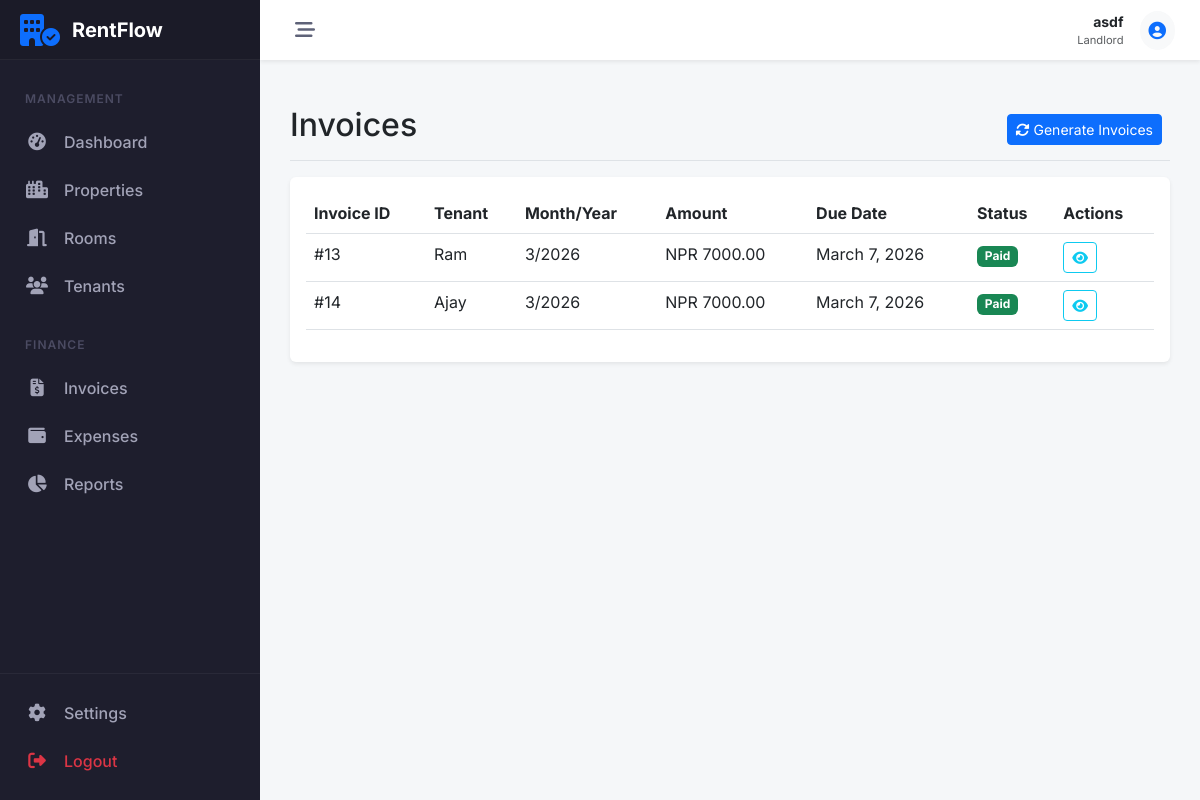
The page /payments/invoices/ (signed in) on the database its author committed.
### accounts/models.py (models this page shows, shortened)
class Profile(models.Model):
    ROLE_CHOICES = (
        ('LANDLORD', 'Landlord'),
        ('TENANT', 'Tenant'),
    )
    user = models.OneToOneField(User, on_delete=models.CASCADE, related_name='profile')
    role = models.CharField(max_length=10, choices=ROLE_CHOICES, default='TENANT', db_index=True)
    phone = models.CharField(max_length=15, blank=True)
    address = models.TextField(blank=True)
    needs_password_change = models.BooleanField(default=False)
    created_at = models.DateTimeField(auto_now_add=True)
    updated_at = models.DateTimeField(auto_now=True)

### payments/models.py (models this page shows, shortened)
class RentInvoice(models.Model):
    STATUS_CHOICES = (
        ('PENDING', 'Pending'),
        ('AWAITING', 'Awaiting Confirmation'),  # payment submitted by tenant but waiting for landlord
        ('PAID', 'Paid'),
        ('LATE', 'Late'),
    )
    tenancy = models.ForeignKey('properties.Tenancy', on_delete=models.CASCADE)
    month = models.IntegerField()
    year = models.IntegerField()
    amount = models.DecimalField(max_digits=10, decimal_places=2)
    due_date = models.DateField()
    status = models.CharField(max_length=10, choices=STATUS_CHOICES, default='PENDING', db_index=True)
    generated_at = models.DateTimeField(auto_now_add=True)
    class Meta:
        unique_together = ['tenancy', 'month', 'year']

### properties/models.py (models this page shows, shortened)
class Tenancy(models.Model):
    tenant = models.ForeignKey(User, on_delete=models.CASCADE, related_name='tenancies')
    room = models.ForeignKey(Room, on_delete=models.CASCADE, related_name='tenancies')
    start_date = models.DateField()
    end_date = models.DateField(null=True, blank=True)
    is_active = models.BooleanField(default=True, db_index=True)
    class Meta:
        verbose_name_plural = "Tenancies"

### payments/views.py (the view)
# urls.py: path('invoices/', InvoiceListView.as_view(), name='invoice_list'),
class InvoiceListView(ProfileRequiredMixin, ListView):
    model = RentInvoice
    template_name = 'payments/invoice_list.html'
    context_object_name = 'invoices'
    def get_queryset(self):
        user = self.request.user
        qs = RentInvoice.objects.select_related('tenancy__room__property', 'tenancy__tenant')
        if user.profile.role == 'LANDLORD':
            return qs.filter(tenancy__room__property__landlord=user).order_by('-year', '-month')
        else:
            return qs.filter(tenancy__tenant=user).order_by('-year', '-month')

### payments/views.py (called while the page is built)
    def test_func(self):
        return self.request.user.is_authenticated and hasattr(self.request.user, 'profile')

### payments/templates/payments/invoice_list.html (shortened to what this page needs)
{% extends 'core/base.html' %}
{% block content %}
<div class="d-flex justify-content-between flex-wrap flex-md-nowrap align-items-center pt-3 pb-2 mb-3 border-bottom">
    <h1 class="h2">Invoices</h1>
    {% if user.profile.role == 'LANDLORD' %}
    <div class="btn-toolbar mb-2 mb-md-0">
        <form action="{% url 'payments:generate_invoices' %}" method="post" class="me-2">
            <button type="submit" class="btn btn-sm btn-primary"><i class="fa-solid fa-rotate me-1"></i>Generate
                Invoices</button>
        </form>
    </div>
    {% endif %}
</div>
<div class="bg-white p-3 rounded shadow-sm">
    <div class="table-responsive">
        <table class="table table-hover">
            <thead>
                <tr>
                    <th>Invoice ID</th>
                    <th>{% if user.profile.role == 'LANDLORD' %}Tenant{% else %}Room{% endif %}</th>
                    <th>Month/Year</th>
                    <th>Amount</th>
                    <th>Due Date</th>
                    <th>Status</th>
                    <th>Actions</th>
                </tr>
            </thead>
            <tbody>
                {% for invoice in invoices %}
                <tr>
                    <td>#{{ invoice.id }}</td>
                    <td>
                        {% if user.profile.role == 'LANDLORD' %}
                        {{ invoice.tenancy.tenant.username }}
                        {% else %}
                        {{ invoice.tenancy.room.room_number }}
                        {% endif %}
                    </td>
                    <td>{{ invoice.month }}/{{ invoice.year }}</td>
                    <td>NPR {{ invoice.amount }}</td>
                    <td>{{ invoice.due_date }}</td>
                    <td>
                        {% if invoice.status == 'PAID' %}
                        <span class="badge bg-success">Paid</span>
                        {% elif invoice.status == 'AWAITING' %}
                        <span class="badge bg-info text-dark">Awaiting Confirmation</span>
                        {% elif invoice.status == 'LATE' %}
                        <span class="badge bg-danger">Late</span>
                        {% else %}
                        <span class="badge bg-warning text-dark">Pending</span>
                        {% endif %}
                    </td>
                    <td>
                        <div class="btn-group btn-group-sm">
                            <a href="{% url 'payments:invoice_detail' invoice.pk %}" class="btn btn-outline-info"
                                title="View">
                                <i class="fa-solid fa-eye"></i>
                            </a>
                        </div>
                    </td>
                </tr>
                {% empty %}
                <tr>
                    <td colspan="7" class="text-center py-4 text-muted">No invoices found.</td>
                </tr>
                {% endfor %}
            </tbody>
        </table>
    </div>
</div>
{% endblock %}

### core/templates/core/base.html (shortened to what this page needs)
<!DOCTYPE html>
<html lang="en">
<head>
    <link href="https://cdn.jsdelivr.net/npm/bootstrap@5.3.0/dist/css/bootstrap.min.css" rel="stylesheet">
    <link rel="stylesheet" href="https://cdnjs.cloudflare.com/ajax/libs/font-awesome/6.5.1/css/all.min.css">
</head>
<body>
    {% if user.is_authenticated %}
    <aside id="sidebar">
        <div class="sidebar-logo">
            <i class="fa-solid fa-building-circle-check fa-2x text-primary"></i>
            <span class="logo-text">RentFlow</span>
        </div>
        <div class="sidebar-nav">
            {% if user.profile.role == 'LANDLORD' %}
            <div class="nav-header">Management</div>
            <a href="{% url 'dashboard:landlord_dash' %}"
                class="nav-link-custom {% if 'dashboard' in request.resolver_match.view_name %}active{% endif %}">
                <i class="fa-solid fa-gauge-high"></i>
                <span>Dashboard</span>
            </a>
            <div class="nav-item">
                <a class="nav-link-custom" data-bs-toggle="collapse" href="#collapse-properties" role="button"
                    aria-expanded="false" aria-controls="collapse-properties">
                    <i class="fa-solid fa-city"></i>
                    <span>Properties</span>
                </a>
            </div>
            <div class="nav-item">
                <a class="nav-link-custom" data-bs-toggle="collapse" href="#collapse-rooms" role="button"
                    aria-expanded="false" aria-controls="collapse-rooms">
                    <i class="fa-solid fa-door-open"></i>
                    <span>Rooms</span>
                </a>
            </div>
            <div class="nav-item">
                <a class="nav-link-custom" data-bs-toggle="collapse" href="#collapse-tenants" role="button"
                    aria-expanded="false" aria-controls="collapse-tenants">
                    <i class="fa-solid fa-users"></i>
                    <span>Tenants</span>
                </a>
            </div>
            <div class="nav-header mt-3">Finance</div>
            <div class="nav-item">
                <a class="nav-link-custom" data-bs-toggle="collapse" href="#collapse-invoices" role="button"
                    aria-expanded="false" aria-controls="collapse-invoices">
                    <i class="fa-solid fa-file-invoice-dollar"></i>
                    <span>Invoices</span>
                </a>
            </div>
            <div class="nav-item">
                <a class="nav-link-custom" data-bs-toggle="collapse" href="#collapse-expenses" role="button"
                    aria-expanded="false" aria-controls="collapse-expenses">
                    <i class="fa-solid fa-wallet"></i>
                    <span>Expenses</span>
                </a>
            </div>
            <a href="{% url 'payments:financial_report' %}"
                class="nav-link-custom {% if 'report' in request.resolver_match.view_name %}active{% endif %}">
                <i class="fa-solid fa-chart-pie"></i>
                <span>Reports</span>
            </a>
            {% endif %}
        </div>
        <div class="sidebar-footer">
            <a href="#" class="nav-link-custom">
                <i class="fa-solid fa-gear"></i>
                <span>Settings</span>
            </a>
            <a href="javascript:void(0)" onclick="document.getElementById('logout-form').submit()"
                class="nav-link-custom text-danger">
                <i class="fa-solid fa-right-from-bracket"></i>
                <span>Logout</span>
            </a>
        </div>
    </aside>
    <div id="main-wrapper">
        <header id="topbar">
            <button class="toggle-btn" id="sidebar-toggle">
                <i class="fa-solid fa-bars-staggered"></i>
            </button>
            <div class="ms-auto d-flex align-items-center">
                <div class="me-3 d-none d-md-block text-end">
                    <div class="fw-bold small text-dark">{{ user.username }}</div>
                    <div class="text-muted small" style="font-size: 0.7rem;">{{ user.profile.get_role_display }}</div>
                </div>
                <div class="dropdown">
                    <a href="#" class="btn btn-light btn-sm rounded-circle p-2" data-bs-toggle="dropdown">
                    </a>
                </div>
            </div>
        </header>
        <main id="content-area">
            {% block content %}{% endblock %}
        </main>
    </div>
    {% endif %}
</body>
</html>

### core/templates/core/base.html (style rules this page uses)
:root { --sidebar-width: 260px; --sidebar-collapsed-width: 70px; --sidebar-bg: #1e1e2d; --sidebar-hover: #2b2b40; --sidebar-active: #3699ff; --topbar-height: 60px; --transition-speed: 0.3s; }
body { font-family: 'Inter', sans-serif; background-color: #f5f7f9; overflow-x: hidden; }
#sidebar { width: var(--sidebar-width); height: 100vh; position: fixed; left: 0; top: 0; background: var(--sidebar-bg); color: #a2a3b7; transition: all var(--transition-speed) ease-in-out; z-index: 1000; display: flex; flex-direction: column; }
.sidebar-logo { padding: 20px; height: var(--topbar-height); display: flex; align-items: center; border-bottom: 1px solid rgba(255, 255, 255, 0.05); background: rgba(0, 0, 0, 0.1); overflow: hidden; white-space: nowrap; }
.logo-text { font-weight: 700; font-size: 1.25rem; color: #fff; margin-left: 12px; transition: opacity var(--transition-speed); }
.sidebar-nav { padding: 20px 0; flex-grow: 1; overflow-y: auto; overflow-x: hidden; }
.nav-header { padding: 10px 25px; font-size: 0.75rem; text-transform: uppercase; font-weight: 600; letter-spacing: 1px; color: #4b4b62; }
.nav-link-custom { display: flex; align-items: center; padding: 12px 25px; color: #a2a3b7; text-decoration: none; transition: all 0.2s; white-space: nowrap; position: relative; }
.nav-link-custom i { width: 24px; font-size: 1.1rem; text-align: center; }
.nav-link-custom span { margin-left: 15px; font-weight: 500; transition: opacity var(--transition-speed); }
#main-wrapper { margin-left: var(--sidebar-width); min-height: 100vh; transition: all var(--transition-speed) ease-in-out; display: flex; flex-direction: column; }
#topbar { height: var(--topbar-height); background: #fff; box-shadow: 0 0.125rem 0.25rem rgba(0, 0, 0, 0.075); display: flex; align-items: center; padding: 0 25px; position: sticky; top: 0; z-index: 999; }
.toggle-btn { background: transparent; border: none; font-size: 1.25rem; color: #5e6278; cursor: pointer; padding: 5px 10px; border-radius: 4px; }
#content-area { padding: 30px; flex-grow: 1; }
.sidebar-footer { border-top: 1px solid rgba(255, 255, 255, 0.05); padding: 15px 0; }

### rows shown on the page
RentInvoice: id "13", tenancy.tenant.username "Ram", month "3", year "2026", amount "7000.00", due_date "March 7, 2026", status "Paid"
RentInvoice: id "14", tenancy.tenant.username "Ajay", month "3", year "2026", amount "7000.00", due_date "March 7, 2026", status "Paid"

### other values the page prints
{{ user.username }} "asdf"
{{ user.profile.get_role_display }} "Landlord"
